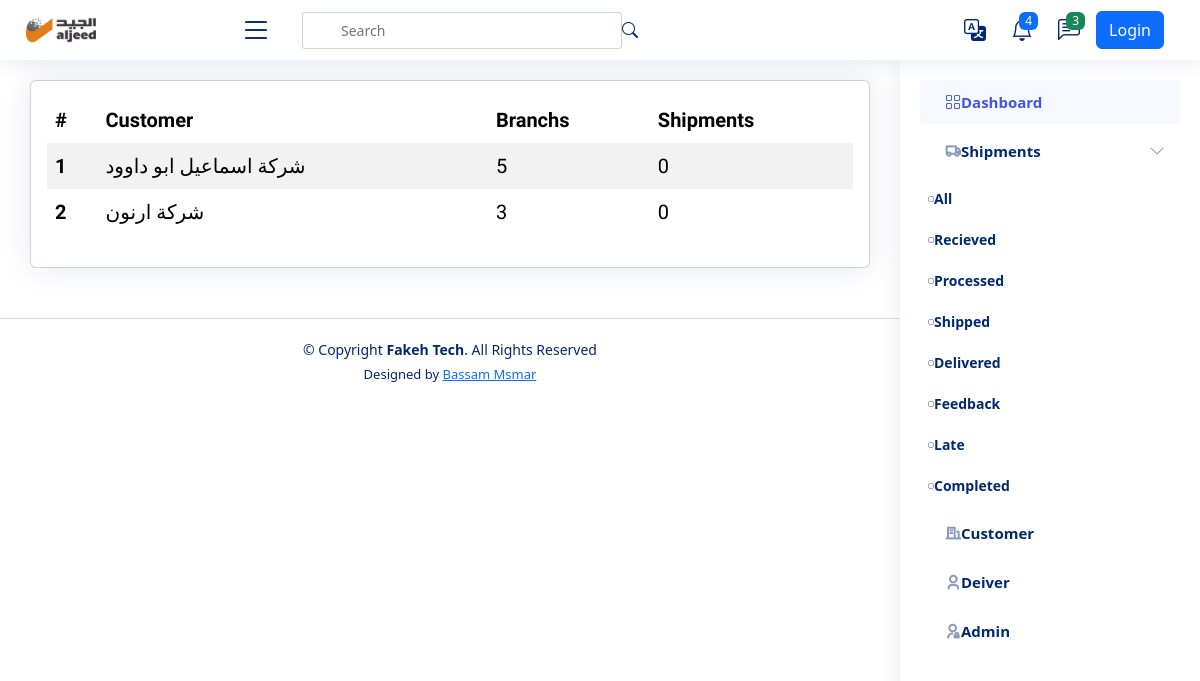
Screenshot of /customer/ with the database file from the repository.
### settings/models.py (models this page shows, shortened)
class Company(models.Model):
    name = models.CharField(_("Company Name"), max_length=100)
    logo = models.ImageField(_("Company Logo"), upload_to='company')
    cover = models.ImageField(_("Company Cover"), upload_to='company', null=True, blank=True)
    subtitle = models.TextField(_("Subtitle"), max_length=500)
    facebool_link = models.URLField(_("Facebool_link"), max_length=200, null=True, blank=True)
    twitter_link = models.URLField(_("Twitter_link"), max_length=200, null=True, blank=True)
    youtube_link = models.URLField(_("Youtube_link"), max_length=200, null=True, blank=True)
    phone = models.IntegerField(_("Company Phone"), null=True, blank=True)
    email = models.EmailField(_("Company Email"), max_length=500, null=True, blank=True)
    address = models.TextField(_("Company Address"), max_length=500, null=True, blank=True)
    android_app = models.URLField(_("Android app"), max_length=200, null=True, blank=True)
    ios_app = models.URLField(_("ios app"), max_length=200, null=True, blank=True)
    call_us = models.IntegerField(_("call us"), null=True, blank=True)
    email_us = models.EmailField(_("email us"), max_length=100, null=True, blank=True)

### customers/models.py (models this page shows, shortened)
class Customers(models.Model):
    name = models.CharField(max_length=255)

class Branch(models.Model):
    customers = models.ForeignKey(Customers, related_name='branch_customers', on_delete=models.CASCADE)
    name = models.CharField(_("Name"),max_length=255)
    city = models.CharField(_("City"),max_length=255)

### customers/views.py (the view)
# urls.py: path('', CustomersList.as_view(), name='customers_list'),
class CustomersList(ListView):
    model = Customers

### templates/customers/customers_list.html
{% extends 'base.html' %}
{% load static %}
{% block body %}
<main id="main" class="main">
    <section class="section dashboard">
        <div class="row">
            <div class="col-lg-12">
                <div class="row">
                    <div class="col-12">
                        <div class="card recent-sales overflow-auto">
                            <div class="card-body">
                                <table class="table table-borderless datatable table-striped table-hover">
                                    <thead>
                                        <tr>
                                            <th scope="col">#</th>
                                            <th scope="col">Customer</th>
                                            <th scope="col"> Branchs</th>
                                            <th scope="col"> Shipments</th>
                                        </tr>
                                    </thead>
                                    <tbody>
                                        {% for customer in object_list %}
                                        <tr>
                                            <th scope="row">{{ forloop.counter }}</th>
                                            <td><a class="text-reset text-decoration-none" href="{% url 'customer_detail' customer.id %}">{{ customer.name }}</a></td>
                                            <td>{{ customer.branch_customers.all|length }}</td>
                                            <td>{{ customer.branch_customers.shipments_company.all|length }}</td>
                                        </tr>
                                        {% endfor %}
                                    </tbody>
                                </table>
                            </div>
                        </div>
                    </div>
                </div>
            </div>
        </div>
    </section>
</main>
{% endblock %}

### templates/base.html (shortened to what this page needs)
{% load static %}
{% load i18n %}
{% get_current_language as LANGUAGE_CODE %}
<!DOCTYPE html>
<html lang="en"  {% if LANGUAGE_CODE == 'ar' %} dir="rtl" {% endif %} >
<head>
  <link rel="stylesheet" href="{% static 'style.css' %} ">
  {% if LANGUAGE_CODE == 'en' %}
    <link href="{% static 'en/vendor/bootstrap/css/bootstrap.min.css' %} " rel="stylesheet">
    <link href="{% static 'en/vendor/bootstrap-icons/bootstrap-icons.css' %} " rel="stylesheet">
    <link href="{% static 'en/vendor/boxicons/css/boxicons.min.css' %} " rel="stylesheet">
    <link href="{% static 'en/vendor/quill/quill.snow.css' %} " rel="stylesheet">
    <link href="{% static 'en/vendor/quill/quill.bubble.css' %} " rel="stylesheet">
    <link href="{% static 'en/vendor/remixicon/remixicon.css' %} " rel="stylesheet">
    <link href="{% static 'en/vendor/simple-datatables/style.css' %} " rel="stylesheet">
  {% endif %}
</head>
<body>
  <header id="header" class="header fixed-top d-flex align-items-center">
    <div class="d-flex align-items-center justify-content-between">
      <a href="/" class="logo d-flex align-items-center">
        <img src="{{ company_data.logo.url }} " alt="ألجيد">
      </a>
      <i class="bi bi-list toggle-sidebar-btn"></i>
    </div>
    <div class="search-bar">
      <form class="search-form d-flex align-items-center" method="POST" action="#">
        <input type="text" name="query" placeholder="Search" title="Enter search keyword">
        <button type="submit" title="Search"><i class="bi bi-search"></i></button>
      </form>
    </div>
    <nav class="header-nav ms-auto">
      <ul class="d-flex align-items-center">
        <li class="nav-item dropdown">
          <a class="nav-link nav-icon" href="#" data-bs-toggle="dropdown">
            <i class="bi bi-translate"></i>
          </a>
                {% get_current_language as LANGUAGE_CODE %}
                {% get_available_languages as LANGUAGES %}
                {% get_language_info_list for LANGUAGES as languages %}
        </li>
        <li class="nav-item dropdown">
          <a class="nav-link nav-icon" href="#" data-bs-toggle="dropdown">
            <i class="bi bi-bell"></i>
            <span class="badge bg-primary badge-number">4</span>
          </a>
        </li>
        <li class="nav-item dropdown">
          <a class="nav-link nav-icon" href="#" data-bs-toggle="dropdown">
            <i class="bi bi-chat-left-text"></i>
            <span class="badge bg-success badge-number">3</span>
          </a>
        </li>
        {% if request.user.is_authenticated %}
        <li class="nav-item dropdown pe-3">
          <a class="nav-link nav-profile d-flex align-items-center pe-0" href="#" data-bs-toggle="dropdown">
            <span class="d-none d-md-block dropdown-toggle ps-2">{{ request.user }}</span>
          </a>
          <ul class="dropdown-menu dropdown-menu-end dropdown-menu-arrow profile">
            <li class="dropdown-header">
              <h6>{{ request.user }}</h6>
              <span>{{ request.user }}</span>
            </li>
            <li>
              <a class="dropdown-item d-flex align-items-center" href="{% url 'logout' %}">
                <i class="bi bi-box-arrow-right"></i>
                <span>Sign Out</span>
              </a>
            </li>
          </ul>
        </li>
        {% else %}
        <button type="button" class="btn btn-primary mx-3"><a href="{% url 'login' %}" class="nav-link">Login</a></button>
        {% endif %}
      </ul>
    </nav>
  </header>
  <aside id="sidebar" class="sidebar">
    <ul class="sidebar-nav" id="sidebar-nav">
      <li class="nav-item">
        <a class="nav-link " href="/">
          <i class="bi bi-grid"></i>
          <span>{% translate "Dashboard" %}</span>
        </a>
      </li>
         <li class="nav-item">
        <a class="nav-link collapsed" data-bs-target="#forms-nav" data-bs-toggle="collapse" href="/shipment">
          <i class="ri-truck-line"></i><span>{% translate "Shipments" %}</span><i class="bi bi-chevron-down ms-auto"></i>
        </a>
        <ul id="forms-nav" class="nav-content" data-bs-parent="#sidebar-nav">
          <li>
            <a href="{% url 'shipment_list' status='All' %}">
              <i class="bi bi-circle"></i><span>{% translate "All" %}</span>
            </a>
          </li>
          <li>
            <a href="{% url 'shipment_list' status='Recieved' %}">
              <i class="bi bi-circle"></i><span>{% translate "Recieved" %}</span>
            </a>
          </li>
          <li>
            <a href="{% url 'shipment_list' status='Processed' %}">
              <i class="bi bi-circle"></i><span>{% translate "Processed" %}</span>
            </a>
          </li>
          <li>
            <a href="{% url 'shipment_list' status='Shipped' %}">
              <i class="bi bi-circle"></i><span>{% translate "Shipped" %}</span>
            </a>
          </li>
          <li>
            <a href="{% url 'shipment_list' status='Delivered' %}">
              <i class="bi bi-circle"></i><span>{% translate "Delivered" %} </span>
            </a>
          </li>
          <li>
            <a href="{% url 'shipment_list' status='Feedback' %}">
              <i class="bi bi-circle"></i><span>{% translate "Feedback" %}</span>
            </a>
          </li>
          <li>
            <a href="{% url 'shipment_list' status='Late' %}">
              <i class="bi bi-circle"></i><span>{% translate "Late" %}</span>
            </a>
          </li>
          <li>
            <a href="{% url 'shipment_list' status='Completed' %}">
              <i class="bi bi-circle"></i><span>{% translate "Completed" %}</span>
            </a>
          </li>
        </ul>
      </li>
      <li class="nav-item">
        <a class="nav-link collapsed" href="/customer">
          <i class="ri-building-line"></i>
          <span>{% translate "Customer" %}</span>
        </a>
      </li>
      <li class="nav-item">
        <a class="nav-link collapsed" href="/driver">
          <i class="ri-user-3-line"></i>
          <span>{% translate "Deiver" %}</span>
        </a>
      </li>
      <li class="nav-item">
        <a class="nav-link collapsed" href="/admin">
          <i class="ri-admin-line"></i>
          <span>{% translate "Admin" %}</span>
        </a>
      </li>
    </ul>
  </aside>
  {% block body %}
  {% endblock %}
  <footer id="footer" class="footer">
    <div class="copyright">
      &copy; Copyright <strong><span>Fakeh Tech</span></strong>. All Rights Reserved
    </div>
    <div class="credits">
      Designed by <a href="">Bassam Msmar</a>
    </div>
  </footer>
</body>
</html>

### static/style.css (style rules this page uses)
:root { scroll-behavior: smooth; }
body { font-family: "Open Sans", sans-serif; background: #f6f9ff; color: #444444; }
a { color: #4154f1; text-decoration: none; }
#main { margin-top: 60px; padding: 20px 30px; transition: all 0.3s; }
.card { margin-bottom: 30px; border: none; border-radius: 5px; box-shadow: 0px 0 30px rgba(1, 41, 112, 0.1); }
.card-body { padding: 0 20px 20px 20px; }
.logo { line-height: 1; }
@media (min-width: 1200px) { .logo { width: 280px; } }
.logo img { max-height: 26px; margin-left: 6px; }
.header { transition: all 0.5s; z-index: 997; height: 60px; box-shadow: 0px 2px 20px rgba(1, 41, 112, 0.1); background-color: #fff; padding-right: 20px; }
.header .toggle-sidebar-btn { font-size: 32px; padding-right: 10px; cursor: pointer; color: #012970; }
.header .search-bar { min-width: 360px; padding: 0 20px; }
.header .search-form { width: 100%; }
.header .search-form input { border: 0; font-size: 14px; color: #012970; border: 1px solid rgba(1, 41, 112, 0.2); padding: 7px 8px 7px 38px; border-radius: 3px; transition: 0.3s; width: 100%; }
.header .search-form button { border: 0; padding: 0; margin-right: -30px; background: none; }
.header .search-form button i { color: #012970; }
.header-nav ul { list-style: none; }
.header-nav > ul { margin: 0; padding: 0; }
.header-nav .nav-icon { font-size: 22px; color: #012970; margin-left: 25px; position: relative; }
.header-nav .badge-number { position: absolute; inset: -2px -5px auto auto; font-weight: normal; font-size: 12px; padding: 3px 6px; }
.sidebar { position: fixed; top: 60px; right: 0; bottom: 0; width: 300px; z-index: 996; transition: all 0.3s; padding: 20px; overflow-y: auto; scrollbar-width: thin; scrollbar-color: #aab7cf transparent; box-shadow: 0px 0px 20px rgba(1, 41, 112, 0.1); background-color: #fff; }
@media (min-width: 1200px) { #main, #footer { margin-right: 300px; } }
.sidebar-nav { padding: 0; margin: 0; list-style: none; }
.sidebar-nav li { padding: 0; margin: 0; list-style: none; }
.sidebar-nav .nav-item { margin-bottom: 5px; }
.sidebar-nav .nav-link { display: flex; align-items: center; font-size: 15px; font-weight: 600; color: #4154f1; transition: 0.3; background: #f6f9ff; padding: 10px 15px; border-radius: 4px; }
.sidebar-nav .nav-link i { font-size: 16px; margin-left: 10px; color: #4154f1; }
.sidebar-nav .nav-link.collapsed { color: #012970; background: #fff; }
.sidebar-nav .nav-link.collapsed i { color: #899bbd; }
.sidebar-nav .nav-link .bi-chevron-down { margin-left: 0; transition: transform 0.2s ease-in-out; }
.sidebar-nav .nav-content { padding: 5px 0 0 0; margin: 0; list-style: none; }
.sidebar-nav .nav-content a { display: flex; align-items: center; font-size: 14px; font-weight: 600; color: #012970; transition: 0.3; padding: 10px 40px 10px 0; transition: 0.3s; text-decoration-line: none; }
.sidebar-nav .nav-content a i { font-size: 6px; margin-left: 8px; line-height: 0; border-radius: 50%; text-decoration-line: none; }
.dashboard .recent-sales { font-size: 20px; font-family: "Tajawal", sans-serif; }
.dashboard .recent-sales .table thead { background: #f6f6fe; }
.dashboard .recent-sales .table thead th { border: 0; }
.footer { padding: 20px 0; font-size: 14px; transition: all 0.3s; border-top: 1px solid #cddfff; }
.footer .copyright { text-align: center; color: #012970; }
.footer .credits { padding-top: 5px; text-align: center; font-size: 13px; color: #012970; }
.logo { max-width: 200px; margin: 20px; float: left; display: block; }

### rows the page displays
Company: logo (picture)
Customers: name "شركة اسماعيل ابو داوود", branch_customers.all|length "5", branch_customers.shipments_company.all|length "0"
Customers: name "شركة ارنون", branch_customers.all|length "3", branch_customers.shipments_company.all|length "0"
